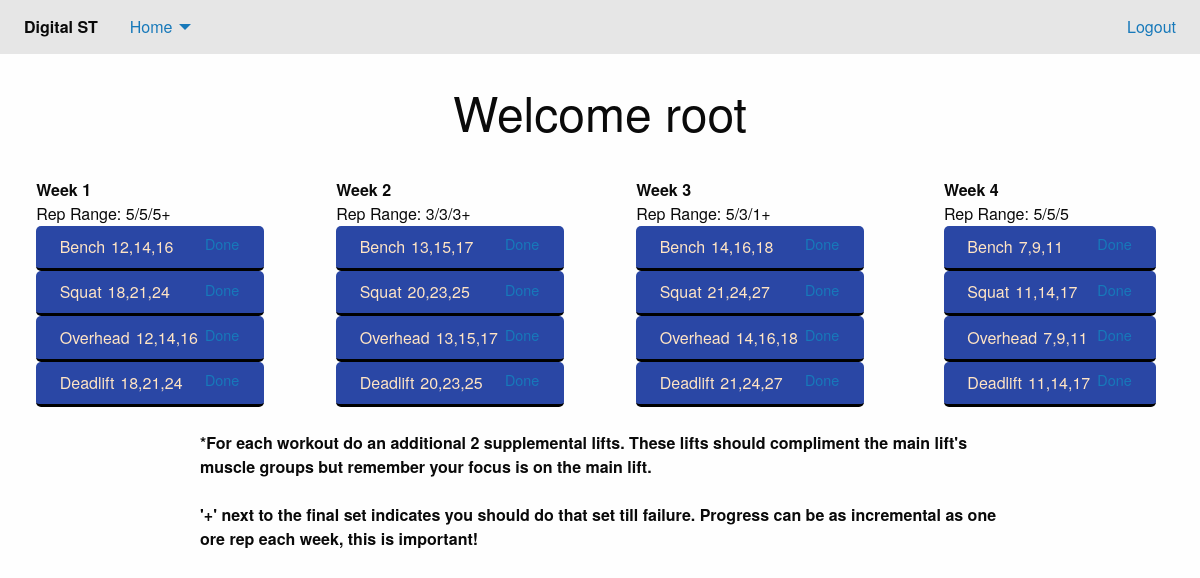
/home/ (signed in), run on the app's committed database.
### strength_trainer/models.py (models this page shows, shortened)
class WorkoutWeek(models.Model):
    length = 250
    name = models.CharField(max_length=length)
    prettyName = models.CharField(max_length=length)
    reps = models.CharField(max_length=length)
    bench = models.CharField(max_length=length)
    bench_done = models.BooleanField(default=False)
    squat = models.CharField(max_length=length)
    squat_done = models.BooleanField(default=False)
    deadlift = models.CharField(max_length=length)
    deadlift_done = models.BooleanField(default=False)
    overhead = models.CharField(max_length=length)
    overhead_done = models.BooleanField(default=False)
    associated_workout = models.ForeignKey(
        NewWorkout,
        on_delete=models.CASCADE
    )

### strength_trainer/views.py (the view, shortened to what this page needs)
# urls.py: path('home/', views.home),
@login_required(login_url="/")
def home(request):
    if request.method == "GET":
        cur_user = request.user
        has_workout = NewWorkout.objects.filter(user_id=cur_user.id).count()
        workout_dict = {}
        workout_dict['workout_weeks'] = []
        user_workout = NewWorkout.objects.get(user_id=cur_user.id)
        user_workout_weeks = WorkoutWeek.objects.filter(associated_workout=user_workout.id)
        for week in user_workout_weeks:
            workout_dict['workout_weeks'] += [{
                "name": week.name,
                "pretty_name": week.prettyName,
                "reps": week.reps,
                "bench": week.bench,
                "bench_done": week.bench_done,
                "squat": week.squat,
                "squat_done": week.squat_done,
                "deadlift": week.deadlift,
                "deadlift_done": week.deadlift_done,
                "overhead": week.overhead,
                "overhead_done": week.overhead_done,
            }]
        context = {
            "user": request.user.username,
            "hasWorkout": True,
            "workoutWeeks": workout_dict['workout_weeks'],
        }
        print(context)
        return render(request, "home.html", context)

### strength_trainer/templates/home.html (shortened to what this page needs)
{% extends "base.html" %}
{% load static %}
{% block css %}
<link rel="stylesheet" href="{% static "css/home.css" %}">
{% endblock css %}
{% block body %}
    <div class="grid-container">
        <div class="grid-x grid-padding-x">
            <div class="large-12 medium-12 small-12">&nbsp;</div>
            <div class='text-center large-12 medium-12 small-12'>
                <h1>Welcome {{ user }} </h1>
            </div>
            {% if hasWorkout %}
            <div class="large-12 medium-12 small-12">&nbsp;</div>
            {% for week in workoutWeeks %}
            <div class="large-3 medium-6 small-12">
                <div class="grid-y" style="height: 30%;">
                    <div class="grid-container">
                    <div class="large-12">
                        <strong>{{ week.pretty_name }}</strong>
                        Rep Range: {{week.reps}}
                    </div>
                        {% if week.bench_done %}
                        <div class="large-12 workout-divs done">
                            <div class="grid-container">
                                <p class="large-4 medium-3 small-3 workout-cell left-cell">Bench</p>
                                <p class="large-4 medium-3 small-3 workout-cell center-cell">{{ week.bench }}</p>
                            </div>
                        </div>
                        {% else %}
                        <div class="large-12 workout-divs">
                            <div class="grid-container">
                                <p class="large-4 medium-4 small-4 workout-cell left-cell">Bench</p>
                                <p class="large-4 medium-4 small-4 workout-cell center-cell">{{ week.bench }}</p>
                                <a class="large-4 medium-4 small-4 workout-cell right-cell clear button" href="/update/{{week.name}}/bench/">Done</a>
                            </div>
                        </div>
                        {% endif %}
                        {% if week.squat_done %}
                        <div class="large-12 workout-divs done">
                            <div class="grid-container">
                                <p class="large-4 medium-4 small-4 workout-cell left-cell">Squat</p>
                                <p class="large-4 medium-4 small-4 workout-cell center-cell">{{ week.squat }}</p>
                            </div>
                        </div>
                        {% else %}
                        <div class="large-12 workout-divs">
                            <div class="grid-container">
                                <p class="large-4 medium-4 small-4 workout-cell left-cell">Squat</p>
                                <p class="large-4 medium-4 small-4 workout-cell center-cell">{{ week.squat }}</p>
                                <a class="large-4 medium-4 small-4 workout-cell right-cell clear button" href="/update/{{week.name}}/squat/">Done</a>
                            </div>
                        </div>
                        {% endif %}
                        {% if week.overhead_done %}
                        <div class="large-12 workout-divs done">
                            <div class="grid-container">
                                <p class="large-4 medium-4 small-4 workout-cell left-cell">Overhead</p>
                                <p class="large-4 medium-4 small-4 workout-cell center-cell">{{ week.overhead }}</p>
                            </div>
                        </div>
                        {% else %}
                        <div class="large-12 workout-divs">
                            <div class="grid-container">
                                <p class="large-4 medium-4 small-4 workout-cell left-cell">Overhead</p>
                                <p class="large-4 medium-4 small-4 workout-cell center-cell">{{ week.overhead }}</p>
                                <a class="large-4 medium-4 small-4 workout-cell right-cell clear button" href="/update/{{week.name}}/overhead/">Done</a>
                            </div>
                        </div>
                        {% endif %}
                        {% if week.deadlift_done %}
                        <div class="large-12 workout-divs done">
                            <div class="grid-container">
                                <p class="large-4 medium-4 small-4 workout-cell left-cell">Deadlift</p>
                                <p class="large-4 medium-4 small-4 workout-cell center-cell">{{ week.deadlift }}</p>
                            </div>
                        </div>
                        {% else %}
                        <div class="large-12 workout-divs">
                            <div class="grid-container">
                                <p class="large-4 medium-4 small-4 workout-cell left-cell">Deadlift</p>
                                <p class="large-4 medium-4 small-4 workout-cell center-cell">{{ week.deadlift }}</p>
                                <a class="large-4 medium-4 small-4 workout-cell right-cell clear button" href="/update/{{week.name}}/deadlift/">Done</a>
                            </div>
                        </div>
                        {% endif %}
                    </div>
                </div>
            </div>
            {% endfor %}
            <div class="large-12 medium-12 small-12">&nbsp;</div>
            <div class="large-8 medium -8 small-12 large-offset-2">
                <strong>*For each workout do an additional 2 supplemental lifts. These lifts should compliment the main lift's
                        muscle groups but remember your focus is on the main lift. <br><br><strong>'+' </strong>next to the final set
                        indicates you should do that set till failure. Progress can be as incremental as one ore rep
                        each week, this is important!
                </strong>
            </div>
            {% endif %}
        </div>
    </div>
{% endblock %}

### strength_trainer/static/css/home.css (style rules this page uses)
.workout-divs { background-color: rgb(42, 71, 165); border-bottom: 3px solid black; border-radius: 5px; padding: .7vw; }
.workout-divs p { display: inline-block; color: bisque; }
.workout-cell { padding: 0px; margin: 0px; }
.right-cell { padding-left: .5vw; padding-top: .2vw; text-align: right; float: right; }
.center-cell { padding-left: .5vw; text-align: right; }
.left-cell { text-align: left; float: left; }

### data on the page
WorkoutWeek: pretty_name "Week 1", reps "5/5/5+", bench "12,14,16", squat "18,21,24", overhead "12,14,16", deadlift "18,21,24"
WorkoutWeek: pretty_name "Week 2", reps "3/3/3+", bench "13,15,17", squat "20,23,25", overhead "13,15,17", deadlift "20,23,25"
WorkoutWeek: pretty_name "Week 3", reps "5/3/1+", bench "14,16,18", squat "21,24,27", overhead "14,16,18", deadlift "21,24,27"
WorkoutWeek: pretty_name "Week 4", reps "5/5/5", bench "7,9,11", squat "11,14,17", overhead "7,9,11", deadlift "11,14,17"

### other printed values
{{ user }} "root"
